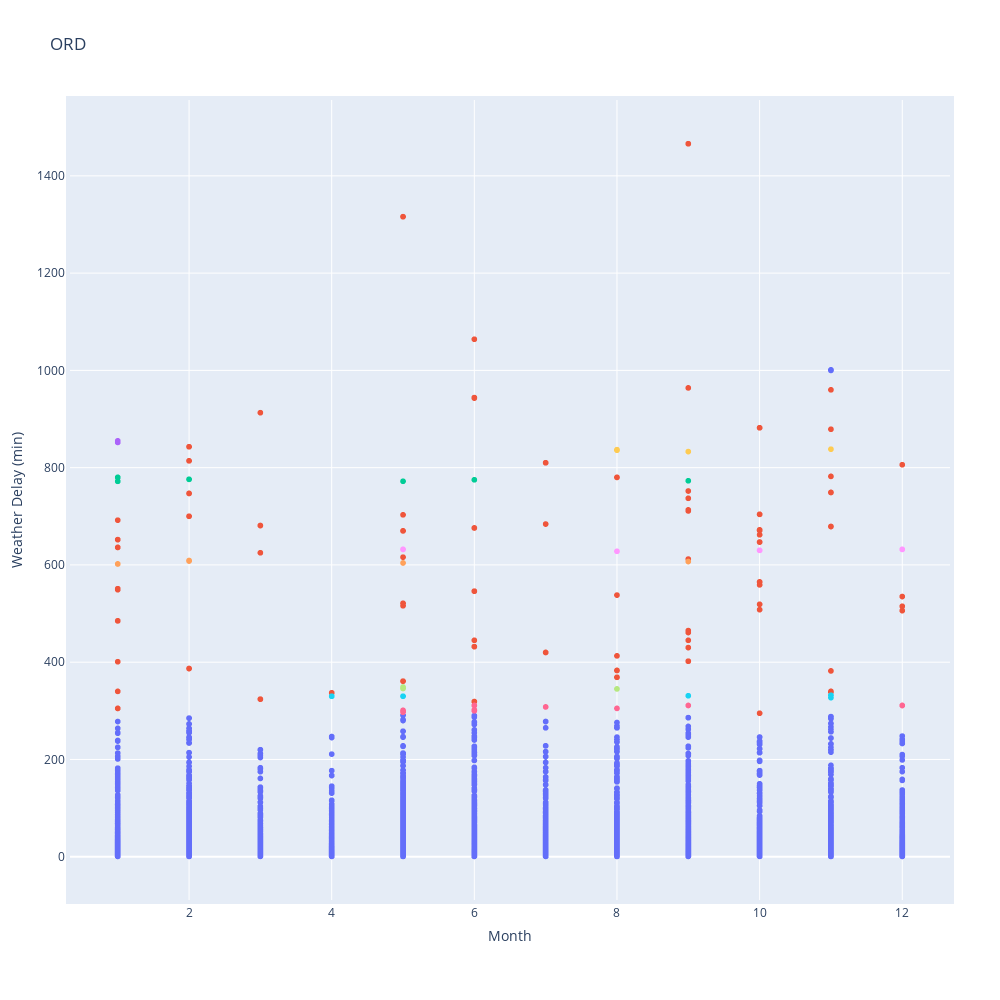

This figure's notebook cell:
### Code cell
colors = ['forestgreen', 'maroon', 'royalblue', 'mediumorchid', 'tan', 'deeppink', 'olive', 'goldenrod', 'lightcyan', 'black']
vectorizer = np.vectorize(lambda x: colors[x % len(colors)])
fig = px.scatter(X, X[:,1], X[:,0], color=vectorizer(clusters), labels = {"x": "Month", "y": "Weather Delay (min)"}, title = "ORD")
fig.update_layout(showlegend=False)
fig.update_layout(
    autosize=False,
    width=1000,
    height=1000,
    margin=dict(
        l=50,
        r=50,
        b=100,
        t=100,
        pad=4
    ),
)

fig.show()

### Figure 1 — Plotly figure (JSON) as saved in the notebook; plotly's stock layout.template omitted (floating-point values rounded to 4 significant figures; data arrays with more than 128 entries replaced by an {"elided": "..."} marker saying what was removed)
{"data": [{"hovertemplate": "color=forestgreen<br>Month=%{x}<br>Weather Delay (min)=%{y}<extra></extra>", "legendgroup": "forestgreen", "marker": {"color": "#636efa", "symbol": "circle"}, "mode": "markers", "name": "forestgreen", "showlegend": true, "type": "scattergl", "x": {"elided": "15373 int values"}, "xaxis": "x", "y": {"elided": "15373 int values"}, "yaxis": "y"}, {"hovertemplate": "color=black<br>Month=%{x}<br>Weather Delay (min)=%{y}<extra></extra>", "legendgroup": "black", "marker": {"color": "#EF553B", "symbol": "circle"}, "mode": "markers", "name": "black", "showlegend": true, "type": "scattergl", "x": [1, 1, 1, 1, 1, 1, 1, 1, 1, 2, 2, 2, 2, 2, 3, 3, 3, 3, 4, 5, 5, 5, 5, 5, 5, 5, 6, 6, 6, 6, 6, 6, 6, 6, 7, 7, 7, 8, 8, 8, 8, 8, 9, 9, 9, 9, 9, 9, 9, 9, 9, 9, 9, 9, 10, 10, 10, 10, 10, 10, 10, 10, 10, 10, 10, 11, 11, 11, 11, 11, 11, 11, 11, 12, 12, 12, 12, 1, 1, 1, 1, 1, 2, 2, 2, 2, 2, 3, 3, 4, 5, 5, 5, 5, 6, 6, 6, 6, 6, 7, 7, 8, 8, 8, 9, 9, 9, 10, 10, 10, 10, 10, 10, 11, 11], "xaxis": "x", "y": [305, 340, 401, 652, 692, 485, 549, 551, 636, 747, 387, 843, 700, 814, 681, 625, 324, 913, 337, 361, 521, 670, 516, 616, 1316, 703, 676, 546, 944, 319, 445, 432, 943, 1064, 684, 810, 420, 413, 369, 780, 538, 383, 752, 711, 964, 737, 430, 445, 461, 612, 465, 402, 1466, 713, 672, 662, 559, 704, 565, 647, 671, 882, 519, 508, 295, 338, 879, 782, 749, 960, 679, 382, 340, 515, 535, 506, 806, 305, 652, 485, 551, 636, 747, 387, 843, 700, 814, 681, 324, 337, 361, 521, 670, 1316, 676, 546, 944, 319, 432, 810, 420, 369, 780, 383, 402, 1466, 713, 672, 704, 565, 647, 671, 882, 749, 679], "yaxis": "y"}, {"hovertemplate": "color=maroon<br>Month=%{x}<br>Weather Delay (min)=%{y}<extra></extra>", "legendgroup": "maroon", "marker": {"color": "#00cc96", "symbol": "circle"}, "mode": "markers", "name": "maroon", "showlegend": true, "type": "scattergl", "x": [1, 1, 2, 5, 6, 9, 1, 1, 2], "xaxis": "x", "y": [780, 772, 776, 772, 775, 773, 780, 772, 776], "yaxis": "y"}, {"hovertemplate": "color=royalblue<br>Month=%{x}<br>Weather Delay (min)=%{y}<extra></extra>", "legendgroup": "royalblue", "marker": {"color": "#ab63fa", "symbol": "circle"}, "mode": "markers", "name": "royalblue", "showlegend": true, "type": "scattergl", "x": [1, 1, 1, 1], "xaxis": "x", "y": [855, 852, 855, 852], "yaxis": "y"}, {"hovertemplate": "color=mediumorchid<br>Month=%{x}<br>Weather Delay (min)=%{y}<extra></extra>", "legendgroup": "mediumorchid", "marker": {"color": "#FFA15A", "symbol": "circle"}, "mode": "markers", "name": "mediumorchid", "showlegend": true, "type": "scattergl", "x": [1, 2, 2, 5, 9, 1, 2], "xaxis": "x", "y": [602, 608, 609, 604, 607, 602, 609], "yaxis": "y"}, {"hovertemplate": "color=tan<br>Month=%{x}<br>Weather Delay (min)=%{y}<extra></extra>", "legendgroup": "tan", "marker": {"color": "#19d3f3", "symbol": "circle"}, "mode": "markers", "name": "tan", "showlegend": true, "type": "scattergl", "x": [4, 5, 9, 11, 11, 4, 5, 11], "xaxis": "x", "y": [330, 330, 331, 332, 327, 330, 330, 332], "yaxis": "y"}, {"hovertemplate": "color=deeppink<br>Month=%{x}<br>Weather Delay (min)=%{y}<extra></extra>", "legendgroup": "deeppink", "marker": {"color": "#FF6692", "symbol": "circle"}, "mode": "markers", "name": "deeppink", "showlegend": true, "type": "scattergl", "x": [5, 5, 5, 5, 6, 6, 6, 6, 7, 8, 9, 12, 6, 6, 12], "xaxis": "x", "y": [301, 299, 297, 300, 311, 302, 301, 300, 308, 305, 311, 311, 311, 301, 311], "yaxis": "y"}, {"hovertemplate": "color=olive<br>Month=%{x}<br>Weather Delay (min)=%{y}<extra></extra>", "legendgroup": "olive", "marker": {"color": "#B6E880", "symbol": "circle"}, "mode": "markers", "name": "olive", "showlegend": true, "type": "scattergl", "x": [5, 5, 8, 5], "xaxis": "x", "y": [349, 346, 345, 346], "yaxis": "y"}, {"hovertemplate": "color=lightcyan<br>Month=%{x}<br>Weather Delay (min)=%{y}<extra></extra>", "legendgroup": "lightcyan", "marker": {"color": "#FF97FF", "symbol": "circle"}, "mode": "markers", "name": "lightcyan", "showlegend": true, "type": "scattergl", "x": [5, 8, 10, 12, 5, 10, 12], "xaxis": "x", "y": [632, 628, 630, 632, 632, 630, 632], "yaxis": "y"}, {"hovertemplate": "color=goldenrod<br>Month=%{x}<br>Weather Delay (min)=%{y}<extra></extra>", "legendgroup": "goldenrod", "marker": {"color": "#FECB52", "symbol": "circle"}, "mode": "markers", "name": "goldenrod", "showlegend": true, "type": "scattergl", "x": [8, 8, 9, 11, 8], "xaxis": "x", "y": [837, 836, 833, 838, 836], "yaxis": "y"}], "layout": {"autosize": false, "height": 1000, "legend": {"title": {"text": "color"}, "tracegroupgap": 0}, "margin": {"b": 100, "l": 50, "pad": 4, "r": 50, "t": 100}, "showlegend": false, "title": {"text": "ORD"}, "width": 1000, "xaxis": {"anchor": "y", "domain": [0, 1], "title": {"text": "Month"}}, "yaxis": {"anchor": "x", "domain": [0, 1], "title": {"text": "Weather Delay (min)"}}}}
